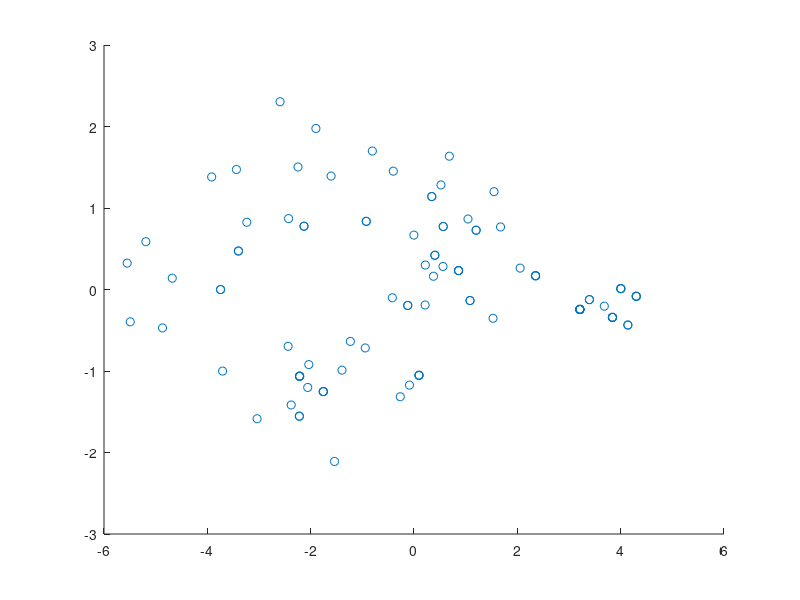

Reproduce this figure in MATLAB.
clear all;
close all;
X = load('data3.txt');
Mean = mean(X);
Std = std(X);
Xn = zeros(100,8);
N = size(Xn);
N = N(1);
for i =1:100
    for j = 1:8
         Xn(i,j) = (X(i,j)-Mean(j))/Std(j);
    end;
end;
R = ((Xn)'*Xn)./(N-1);
V = [];
for j = 1:8
    for i = 1:(j-1)
        V = [V, R(i,j)];
    end;
end;
d = N * sum(V.^2);
chi_sq = 8*7/2;
[A, D] = eig(R);
%D = diag(D);
%D = sort(D, 'descend');
%D = diag(D);
%As = (zeros(8))';
%for i = 8:-1:1
%    As=[As,A(:,i)];
%end;
%for i = 1:8
%    As(:,1)=[ ];
%end
RA = R*A;
AD = A*D;
Z = Xn*A;
DXn = sum(std(Xn).^2);
DZ = sum(std(Z).^2);
I = 2;
Ds = eig(R);
Ds = sort(Ds, 'descend');
Y = sum(Ds(1:I))/sum(Ds);
ZCov = cov(Z);
scatter(Z(:,8),Z(:,7));
S = [];
for i = 1:8
    S = [S, sum(A(:,i))];
end;